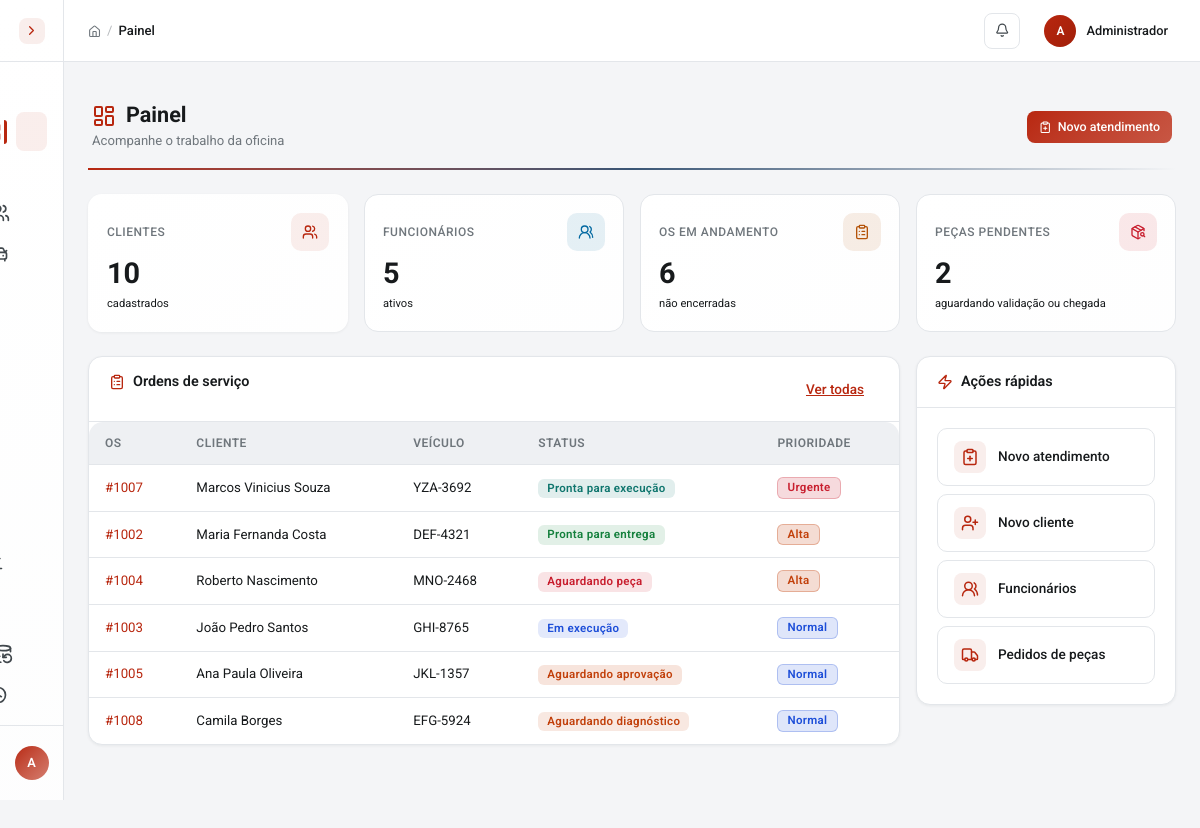
/index.php (signed in), run on the app's committed database.
### tables this page shows
CREATE TABLE ordens_servico (
  id INT AUTO_INCREMENT PRIMARY KEY,
  numero INT NOT NULL UNIQUE,
  cliente_id INT NOT NULL,
  veiculo_id INT NULL,
  status ENUM('recebida','triagem','aguardando_diagnostico','aguardando_orcamento','aguardando_aprovacao','aguardando_peca','pronta_para_execucao','em_execucao','aguardando_retorno','pronta_para_entrega','entregue','cancelada') NOT NULL DEFAULT 'recebida',
  prioridade ENUM('baixa','normal','alta','urgente') NOT NULL DEFAULT 'normal',
  queixa_inicial TEXT NOT NULL,
  diagnostico TEXT,
  observacoes_internas TEXT,
  responsavel_chefe_id INT NULL,
  criado_por INT NOT NULL,
  data_entrada DATETIME NOT NULL DEFAULT CURRENT_TIMESTAMP,
  data_conclusao DATETIME NULL,
  data_atualizacao TIMESTAMP NOT NULL DEFAULT CURRENT_TIMESTAMP ON UPDATE CURRENT_TIMESTAMP,
  FOREIGN KEY (cliente_id) REFERENCES clientes(id),
  FOREIGN KEY (veiculo_id) REFERENCES veiculos(id) ON DELETE SET NULL,
  FOREIGN KEY (responsavel_chefe_id) REFERENCES usuarios(id) ON DELETE SET NULL,
  FOREIGN KEY (criado_por) REFERENCES usuarios(id)
);

CREATE TABLE clientes (
  id INT AUTO_INCREMENT PRIMARY KEY,
  nome VARCHAR(120) NOT NULL,
  cpf VARCHAR(14) UNIQUE,
  telefone VARCHAR(20),
  email VARCHAR(120),
  endereco VARCHAR(255),
  cidade VARCHAR(80),
  observacoes TEXT,
  data_cadastro TIMESTAMP DEFAULT CURRENT_TIMESTAMP,
  data_atualizacao TIMESTAMP DEFAULT CURRENT_TIMESTAMP ON UPDATE CURRENT_TIMESTAMP
);

CREATE TABLE veiculos (
  id INT AUTO_INCREMENT PRIMARY KEY,
  cliente_id INT NOT NULL,
  placa VARCHAR(10) UNIQUE,
  marca VARCHAR(50),
  modelo VARCHAR(60),
  ano YEAR,
  cor VARCHAR(30),
  km_atual INT DEFAULT 0,
  chassi VARCHAR(30),
  FOREIGN KEY (cliente_id) REFERENCES clientes(id) ON DELETE CASCADE
);

### includes/sessao.php (called while the page is built, shortened)
<?php
function tem_papel($papeis) {
    return isset($_SESSION['usuario_tipo']) && in_array($_SESSION['usuario_tipo'], (array) $papeis, true);
}
?>

### config/conexao.php (called while the page is built, shortened)
<?php
function esc($dado) {
    return htmlspecialchars((string) $dado, ENT_QUOTES, 'UTF-8');
}
?>

### index.php (the view, shortened to what this page needs)
<?php
require_once __DIR__ . '/includes/sessao.php';
require_once __DIR__ . '/config/conexao.php';
$titulo_pagina = 'Painel';
$tipo_usuario = $_SESSION['usuario_tipo'];
$total_clientes = (int) $conn->query('SELECT COUNT(*) FROM clientes')->fetchColumn();
$total_funcionarios = (int) $conn->query('SELECT COUNT(*) FROM usuarios WHERE ativo = 1')->fetchColumn();
$filtro_os = $tipo_usuario === 'mecanico' ? ' JOIN os_responsaveis r ON r.os_id = os.id AND r.usuario_id = ' . (int) $_SESSION['usuario_id'] . ' AND r.concluido_em IS NULL ' : '';
$os_abertas = (int) $conn->query("SELECT COUNT(*) FROM ordens_servico os $filtro_os WHERE os.status NOT IN ('entregue', 'cancelada')")->fetchColumn();
$pecas_pendentes = $tipo_usuario === 'mecanico'
    ? (int) $conn->query("SELECT COUNT(*) FROM pedidos_pecas p JOIN os_responsaveis r ON r.os_id = p.os_id AND r.usuario_id = " . (int) $_SESSION['usuario_id'] . " AND r.concluido_em IS NULL WHERE p.status IN ('solicitado','validado','pedido','a_caminho')")->fetchColumn()
    : (int) $conn->query("SELECT COUNT(*) FROM pedidos_pecas WHERE status IN ('solicitado','validado','pedido','a_caminho')")->fetchColumn();
$stmt = $conn->query("SELECT os.id, os.numero, os.status, os.prioridade, c.nome AS cliente, v.modelo, v.placa FROM ordens_servico os $filtro_os JOIN clientes c ON c.id = os.cliente_id LEFT JOIN veiculos v ON v.id = os.veiculo_id WHERE os.status NOT IN ('entregue', 'cancelada') ORDER BY FIELD(os.prioridade, 'urgente', 'alta', 'normal', 'baixa'), os.data_entrada LIMIT 10");
$ordens = $stmt->fetchAll();
$status_nomes = ['recebida' => 'Recebida', 'triagem' => 'Triagem', 'aguardando_diagnostico' => 'Aguardando diagnóstico', 'aguardando_orcamento' => 'Aguardando orçamento', 'aguardando_aprovacao' => 'Aguardando aprovação', 'aguardando_peca' => 'Aguardando peça', 'pronta_para_execucao' => 'Pronta para execução', 'em_execucao' => 'Em execução', 'aguardando_retorno' => 'Aguardando retorno', 'pronta_para_entrega' => 'Pronta para entrega'];
require_once __DIR__ . '/includes/header.php';
?>
<div class="page-header"><div><h1><i data-lucide="layout-dashboard"></i>Painel</h1><span class="page-subtitle">Acompanhe o trabalho da oficina</span></div><?php if (tem_papel(['admin', 'secretaria', 'mecanico_chefe'])): ?><a href="pages/ordens_servico/cadastrar.php" class="btn btn-primary btn-icon action-button"><i data-lucide="clipboard-plus"></i>Novo atendimento</a><?php endif; ?></div>
<div class="row g-3 mb-4"><div class="col-6 col-xl-3"><div class="stat-card border-accent"><div class="stat-header"><span class="stat-label">Clientes</span><span class="stat-icon"><i data-lucide="users"></i></span></div><div class="stat-value"><?php echo $total_clientes; ?></div><div class="stat-delta">cadastrados</div></div></div><div class="col-6 col-xl-3"><div class="stat-card border-blue"><div class="stat-header"><span class="stat-label">Funcionários</span><span class="stat-icon blue"><i data-lucide="users-round"></i></span></div><div class="stat-value"><?php echo $total_funcionarios; ?></div><div class="stat-delta">ativos</div></div></div><div class="col-6 col-xl-3"><div class="stat-card border-yellow"><div class="stat-header"><span class="stat-label">OS em andamento</span><span class="stat-icon yellow"><i data-lucide="clipboard-list"></i></span></div><div class="stat-value"><?php echo $os_abertas; ?></div><div class="stat-delta"><?php echo $tipo_usuario === 'mecanico' ? 'atribuídas a você' : 'não encerradas'; ?></div></div></div><div class="col-6 col-xl-3"><div class="stat-card border-red"><div class="stat-header"><span class="stat-label">Peças pendentes</span><span class="stat-icon red"><i data-lucide="package-search"></i></span></div><div class="stat-value"><?php echo $pecas_pendentes; ?></div><div class="stat-delta"><?php echo $tipo_usuario === 'mecanico' ? 'das suas OS' : 'aguardando validação ou chegada'; ?></div></div></div></div>
<div class="row g-3"><div class="col-lg-9"><div class="card"><div class="card-header"><i data-lucide="clipboard-list" class="me-2"></i>Ordens de serviço <a href="pages/ordens_servico/listar.php" class="btn btn-sm btn-link float-end">Ver todas</a></div><div class="card-body p-0"><div class="table-responsive"><table class="table table-hover align-middle mb-0 responsive-card"><thead><tr><th>OS</th><th>Cliente</th><th>Veículo</th><th>Status</th><th>Prioridade</th></tr></thead><tbody><?php foreach ($ordens as $ordem): ?><tr><td data-label="OS"><a href="pages/ordens_servico/detalhes.php?id=<?php echo (int) $ordem['id']; ?>">#<?php echo str_pad((int) $ordem['numero'], 4, '0', STR_PAD_LEFT); ?></a></td><td data-label="Cliente"><?php echo esc($ordem['cliente']); ?></td><td data-label="Veículo"><?php echo esc($ordem['placa'] ?: $ordem['modelo'] ?: '-'); ?></td><td data-label="Status"><span class="badge badge-status-<?php echo esc($ordem['status']); ?>"><?php echo esc($status_nomes[$ordem['status']] ?? $ordem['status']); ?></span></td><td data-label="Prioridade"><span class="badge badge-prioridade-<?php echo esc($ordem['prioridade']); ?>"><?php echo esc(ucfirst($ordem['prioridade'])); ?></span></td></tr><?php endforeach; ?><?php if (!$ordens): ?><tr class="row-empty"><td colspan="5"><div class="empty-state"><div class="empty-state-icon"><i data-lucide="clipboard-check"></i></div><h4>Nenhuma OS em andamento</h4><p>Tudo em ordem! Nenhuma ordem de serviço aberta no momento.</p></div></td></tr><?php endif; ?></tbody></table></div></div></div></div><div class="col-lg-3"><div class="card"><div class="card-header"><i data-lucide="zap" class="me-2"></i>Ações rápidas</div><div class="card-body"><div class="quick-actions"><?php if (tem_papel(['admin', 'secretaria', 'mecanico_chefe'])): ?><a href="pages/ordens_servico/cadastrar.php" class="quick-action-btn"><i data-lucide="clipboard-plus"></i><span>Novo atendimento</span></a><?php endif; ?><?php if (tem_papel(['admin', 'secretaria', 'mecanico_chefe'])): ?><a href="pages/clientes/cadastrar.php" class="quick-action-btn"><i data-lucide="user-plus"></i><span>Novo cliente</span></a><?php endif; ?><?php if (tem_papel(['admin', 'secretaria', 'mecanico_chefe'])): ?><a href="pages/funcionarios/listar.php" class="quick-action-btn"><i data-lucide="users-round"></i><span>Funcionários</span></a><?php endif; ?><a href="pages/pedidos_pecas/listar.php" class="quick-action-btn"><i data-lucide="truck"></i><span>Pedidos de peças</span></a></div></div></div></div></div>
<?php require_once __DIR__ . '/includes/footer.php'; ?>

### includes/header.php (shortened to what this page needs)
<?php
$url_css = $caminho_base . '/css/style.css';
?>
<!DOCTYPE html>
<html lang="pt-BR">
<head>
    <link href="https://cdn.jsdelivr.net/npm/bootstrap@5.3.0/dist/css/bootstrap.min.css" rel="stylesheet">
    <link href="<?php echo $url_css; ?>" rel="stylesheet">
</head>
<body class="loading">
    <?php require_once __DIR__ . '/sidebar.php'; ?>
    <div class="main-wrapper">
        <header class="topbar">
            <div class="topbar-breadcrumb">
                <a href="<?php echo $url_index; ?>"><i data-lucide="home"></i></a>
                <span class="separator">/</span>
                <span class="current"><?php echo $titulo_pagina ?? 'Dashboard'; ?></span>
            </div>
            <div class="topbar-notifications">
                <button class="topbar-btn" id="notifBell" aria-label="Notificações" aria-expanded="false">
                    <i data-lucide="bell"></i>
                </button>
            </div>
            <div class="topbar-user">
                <div class="topbar-user-avatar">
                    <?php echo esc(strtoupper(substr($_SESSION['usuario_nome'] ?? 'U', 0, 1))); ?>
                </div>
                <span class="topbar-user-name"><?php echo esc($_SESSION['usuario_nome'] ?? 'Usuário'); ?></span>
            </div>
        </header>

### includes/sidebar.php (shortened to what this page needs)
<?php
$uri_atual = $_SERVER['REQUEST_URI'] ?? '';
$arquivo_atual = basename($_SERVER['PHP_SELF'] ?? '');
if (!function_exists('sidebarAtiva')) {
    function sidebarAtiva($modulo) {
        global $uri_atual, $arquivo_atual;
        if ($modulo === 'dashboard') return ($arquivo_atual === 'index.php' || $arquivo_atual === '');
        if ($modulo === 'relatorios') return strpos($uri_atual, 'relatorio') !== false;
        return strpos($uri_atual, $modulo) !== false;
    }
}
$url_index = $caminho_base . '/index.php';
$url_clientes = $caminho_base . '/pages/clientes/listar.php';
$url_veiculos = $caminho_base . '/pages/veiculos/listar.php';
$url_ordens_servico = $caminho_base . '/pages/ordens_servico/listar.php';
$url_pedidos_pecas = $caminho_base . '/pages/pedidos_pecas/listar.php';
$url_funcionarios = $caminho_base . '/pages/funcionarios/listar.php';
$url_orcamentos = $caminho_base . '/pages/orcamentos/listar.php';
$url_relatorios = $caminho_base . '/pages/orcamentos/relatorio.php';
?>
<aside class="sidebar" id="sidebar">
    <div class="sidebar-top">
        <button class="sidebar-collapse-btn" id="sidebarCollapseBtn" title="Minimizar sidebar">
            <i data-lucide="chevron-left"></i>
        </button>
    </div>
    <nav class="sidebar-nav">
        <div class="sidebar-section">
            <a href="<?php echo $url_index; ?>" class="sidebar-nav-item <?php echo sidebarAtiva('dashboard') ? 'active' : ''; ?>" title="Dashboard">
                <i data-lucide="layout-grid"></i>
            </a>
            <a href="<?php echo $caminho_base; ?>/pages/notificacoes/listar.php" class="sidebar-nav-item <?php echo sidebarAtiva('notificacoes') ? 'active' : ''; ?>" title="Notificações">
            </a>
            <?php if (tem_papel(['admin', 'secretaria', 'mecanico_chefe'])): ?><a href="<?php echo $url_clientes; ?>" class="sidebar-nav-item <?php echo sidebarAtiva('clientes') ? 'active' : ''; ?>" title="Clientes">
                <i data-lucide="users"></i>
            </a>
            <?php endif; ?>
            <?php if (tem_papel(['admin', 'secretaria', 'mecanico_chefe'])): ?><a href="<?php echo $url_veiculos; ?>" class="sidebar-nav-item <?php echo sidebarAtiva('veiculos') ? 'active' : ''; ?>" title="Veículos">
                <i data-lucide="car-front"></i>
            </a><?php endif; ?>
            <?php if (tem_papel(['admin', 'secretaria', 'mecanico_chefe'])): ?><a href="<?php echo $url_funcionarios; ?>" class="sidebar-nav-item <?php echo sidebarAtiva('funcionarios') ? 'active' : ''; ?>" title="Funcionários">
            </a><?php endif; ?>
        </div>
        <div class="sidebar-section">
            <?php if (tem_papel(['admin', 'secretaria', 'mecanico_chefe', 'mecanico'])): ?><a href="<?php echo $url_ordens_servico; ?>" class="sidebar-nav-item <?php echo sidebarAtiva('ordens_servico') ? 'active' : ''; ?>" title="Ordens de serviço">
            </a><?php endif; ?>
            <?php if (tem_papel(['admin', 'secretaria', 'mecanico_chefe', 'mecanico'])): ?><a href="<?php echo $url_pedidos_pecas; ?>" class="sidebar-nav-item <?php echo sidebarAtiva('pedidos_pecas') ? 'active' : ''; ?>" title="Pedidos de peças">
            </a><?php endif; ?>
        </div>
        <div class="sidebar-section">
            <?php if (tem_papel(['admin', 'secretaria', 'mecanico_chefe'])): ?><a href="<?php echo $url_orcamentos; ?>" class="sidebar-nav-item <?php echo sidebarAtiva('orcamentos') ? 'active' : ''; ?>" title="Orçamentos">
            </a><?php endif; ?>
            <?php if (tem_papel(['admin', 'secretaria', 'mecanico_chefe'])): ?><a href="<?php echo $url_relatorios; ?>" class="sidebar-nav-item <?php echo sidebarAtiva('relatorios') ? 'active' : ''; ?>" title="Relatórios">
                <i data-lucide="chart-line"></i>
            </a><?php endif; ?>
        </div>
        <div class="sidebar-section">
            <?php if (tem_papel(['admin'])): ?><a href="<?php echo $caminho_base; ?>/pages/backup/index.php" class="sidebar-nav-item <?php echo sidebarAtiva('backup') ? 'active' : ''; ?>" title="Backup do banco">
                <i data-lucide="database-backup"></i>
            </a><?php endif; ?>
            <?php if (tem_papel(['admin'])): ?><a href="<?php echo $caminho_base; ?>/pages/auditoria/listar.php" class="sidebar-nav-item <?php echo sidebarAtiva('auditoria') ? 'active' : ''; ?>" title="Auditoria">
                <i data-lucide="history"></i>
            </a><?php endif; ?>
        </div>
    </nav>
    <div class="sidebar-footer">
        <div class="sidebar-user" id="sidebarUser" title="<?php echo esc($_SESSION['usuario_nome'] ?? 'Usuário'); ?>">
            <div class="sidebar-user-avatar">
                <?php echo strtoupper(substr($_SESSION['usuario_nome'] ?? 'U', 0, 1)); ?>
            </div>
        </div>
    </div>
</aside>

### includes/footer.php (shortened to what this page needs)
    </div>
</body>
</html>

### includes/header.php (style rules this page uses)
body { opacity:0;transition:opacity .25s ease }

### data on the page
ordens_servico: numero "1007", cliente.nome "Marcos Vinicius Souza", veiculo.placa "YZA-3692", status "Pronta para execução", prioridade "Urgente"
ordens_servico: numero "1002", cliente.nome "Maria Fernanda Costa", veiculo.placa "DEF-4321", status "Pronta para entrega", prioridade "Alta"
ordens_servico: numero "1004", cliente.nome "Roberto Nascimento", veiculo.placa "MNO-2468", status "Aguardando peça", prioridade "Alta"
ordens_servico: numero "1003", cliente.nome "João Pedro Santos", veiculo.placa "GHI-8765", status "Em execução", prioridade "Normal"
ordens_servico: numero "1005", cliente.nome "Ana Paula Oliveira", veiculo.placa "JKL-1357", status "Aguardando aprovação", prioridade "Normal"
ordens_servico: numero "1008", cliente.nome "Camila Borges", veiculo.placa "EFG-5924", status "Aguardando diagnóstico", prioridade "Normal"

### other printed values
substr($_SESSION['usuario_nome'] ?? 'U', 0, 1) "A"
$titulo_pagina "Painel"
$_SESSION['usuario_nome'] "Administrador"
$total_clientes "10"
$total_funcionarios "5"
$os_abertas "6"
$pecas_pendentes "2"
